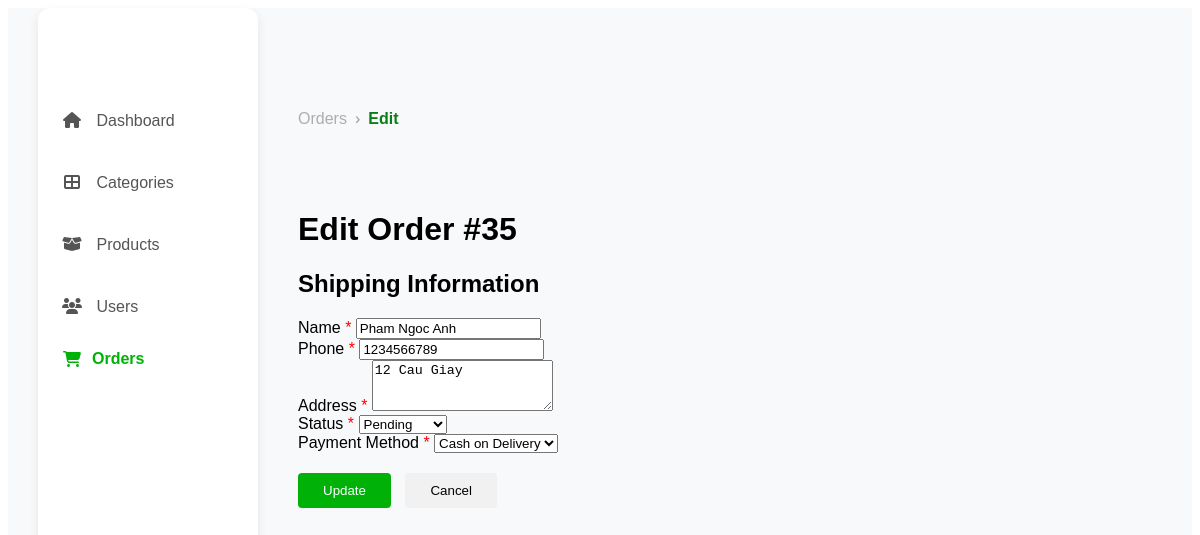
Page /Admin/order_edit.php?id=35 (signed in) on the committed database.
### tables this page shows
CREATE TABLE `orders` (
  `id` int(11) NOT NULL,
  `user_id` int(11) NOT NULL,
  `order_date` datetime DEFAULT current_timestamp(),
  `total` decimal(10,2) NOT NULL DEFAULT 0.00,
  `subtotal` decimal(10,2) NOT NULL,
  `discount` decimal(5,2) DEFAULT 0.00,
  `shipping_cost` decimal(10,2) DEFAULT 0.00,
  `product_count` int(11) DEFAULT 1,
  `status` varchar(50) DEFAULT 'Processing',
  `payment_method` varchar(50) NOT NULL,
  `billing_name` varchar(100) NOT NULL,
  `billing_address` text NOT NULL,
  `billing_email` varchar(100) NOT NULL,
  `billing_phone` varchar(20) NOT NULL,
  `shipping_name` varchar(100) NOT NULL,
  `shipping_address` text NOT NULL,
  `shipping_email` varchar(100) NOT NULL,
  `shipping_phone` varchar(20) NOT NULL,
  `created_at` timestamp NOT NULL DEFAULT current_timestamp()
);

### Admin/order_edit.php (the view, shortened to what this page needs)
<?php
include 'includes/header.php';
$order_id = isset($_GET['id']) ? intval($_GET['id']) : 0;
$stmt = $conn->prepare("SELECT * FROM orders WHERE id = ?");
$stmt->bind_param("i", $order_id);
$stmt->execute();
$order = $stmt->get_result()->fetch_assoc();
?>
    <main class="main-content-add">
    <nav class="breadcrumb">
      <a href="order.php">Orders</a>
      <span class="separator">›</span>
      <span class="current">Edit</span>
    </nav>
    <h1>Edit Order #<?php echo $order_id; ?></h1>
      <form method="POST">
        <h2>Shipping Information</h2>
        <div class="form-group">
          <label for="shipping_name">Name <span style="color: red">*</span></label>
          <input type="text" id="shipping_name" name="shipping_name" value="<?php echo htmlspecialchars($order['shipping_name']); ?>" required>
        </div>
        <div class="form-group">
          <label for="shipping_phone">Phone <span style="color: red">*</span></label>
          <input type="text" id="shipping_phone" name="shipping_phone" value="<?php echo htmlspecialchars($order['shipping_phone']); ?>" required>
        </div>
        <div class="form-group">
          <label for="shipping_address">Address <span style="color: red">*</span></label>
          <textarea id="shipping_address" name="shipping_address" rows="3" required><?php echo htmlspecialchars($order['shipping_address']); ?></textarea>
        </div>
        <div class="form-group">
          <label for="status">Status <span style="color: red">*</span></label>
          <select id="status" name="status" required>
            <option value="pending" <?php echo $order['status'] == 'pending' ? 'selected' : ''; ?>>Pending</option>
          </select>
        </div>
        <div class="form-group">
          <label for="payment_method">Payment Method <span style="color: red">*</span></label>
          <select id="payment_method" name="payment_method" required>
            <option value="cod" <?php echo $order['payment_method'] == 'cod' ? 'selected' : ''; ?>>Cash on Delivery</option>
          </select>
        </div>
        <div class="form-actions">
        <button type="submit" class="btn-create">Update</button>
        <button type="button" class="btn-cancel" onclick="window.location.href='order.php'">Cancel</button>
      </div>
      </form>
    </main>
<?php
include 'includes/footer.php';
?>

### Admin/assets/style.css (style rules this page uses)
.main-content-add { padding: 40px; flex: 1; }
.breadcrumb { display: flex; align-items: center; font-size: 16px; font-weight: 500; padding: 62px 0; color: #555; }
.breadcrumb a { text-decoration: none; color: #adadae; transition: color 0.2s; }
.breadcrumb .separator { margin: 0 8px; color: #999; }
.breadcrumb .current { color: #0a7d14; font-weight: bold; }
.form-actions { margin-top: 20px; }
.form-actions button { padding: 10px 25px; margin-right: 10px; border: none; border-radius: 4px; cursor: pointer; }
.btn-create { background-color: #00b207; color: white; }
.btn-another, .btn-cancel { background-color: #f1f1f1; }

### rows in the picture
orders: shipping_name "Pham Ngoc Anh", shipping_phone "1234566789", shipping_address "12 Cau Giay", status "Pending", payment_method "Cash on Delivery"

### other values in the picture
$menu['name'] "Dashboard"
$menu['name'] "Categories"
$menu['name'] "Products"
$menu['name'] "Users"
$menu['name'] "Orders"
$order_id "35"
